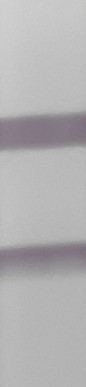
#> input picture img/std359.jpg, 86 x 387 px
$ python houghline.py
#> lines starting #> are read from the running program, lines starting #| are printed output that depends on the picture; after the words box and inside, x2 and y2 are one past the last pixel; in counts of white or black regions, pixels touching at a corner belong together
import cv2
import numpy as np
import zdyf
import math

def cv_show(name,img):
    cv2.imshow(name,img)
    cv2.waitKey(0)
    cv2.destroyAllWindows()

#二值化
img=cv2.imread('img/std359.jpg')
#> img is the input picture: shape (387, 86, 3); mean B, G, R 178.7, 177.3, 178.6

img_gray=cv2.cvtColor(img,cv2.COLOR_BGR2GRAY)
cv_show('img',img_gray)
#zdyf.canny_trackbar(img_gray)
# cannyres=cv2.Canny(img_gray,40,120)

ret, h1 = cv2.threshold(img_gray.copy(), 0, 255, cv2.THRESH_BINARY+cv2.THRESH_OTSU)
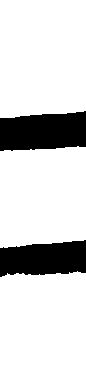
#> h1: shape (387, 86); 83.5% white; 2 black regions, box (x1, y1, x2, y2) and area: (0, 111, 86, 151) 2920, (0, 240, 86, 277) 2565
#> ret = 160
print("二值化")
cv_show('img',h1)
h1=cv2.bitwise_not(h1)
cv_show('img',h1)

#开运算
kernel = np.ones((3,3),np.uint8)
closing = cv2.morphologyEx(h1, cv2.MORPH_OPEN, kernel)
#> closing: shape (387, 86); 16.5% white; 2 white regions, box (x1, y1, x2, y2) and area: (0, 111, 86, 151) 2918, (0, 240, 86, 277) 2563
print("开运算")
cv2.imshow('opening', closing)
cv2.waitKey(0)
cv2.destroyAllWindows()

closing=cv2.Canny(closing,45,50)
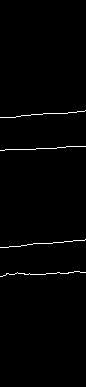
#> closing: shape (387, 86); 1% white in thin lines or dots, all inside (x1, y1, x2, y2) = (0, 110, 86, 277)
cv_show('img',closing)

linelist=[]

lines = cv2.HoughLinesP(closing, 0.8, np.pi / 720, 20,minLineLength=50, maxLineGap=20)
#> lines = [[0, 150, 85, 146], [27, 244, 85, 239], [0, 117, 84, 111], [3, 275, 68, 273], [0, 247, 84, 240], [6, 274, 56, 273]]
for line in lines:
    x1, y1, x2, y2 = line[0]
    linelist.append([x1,y1,x2,y2])
    cv2.line(img, (x1, y1), (x2, y2), (0, 255, 0), 1, lineType=cv2.LINE_AA)
#> this loop made 6 passes
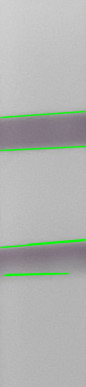
#> img: shape (387, 86, 3); 3.17% of pixels changed, all inside (x1, y1, x2, y2) = (0, 110, 86, 277)
#> after the loop, linelist has the same summary as lines

#> (the run stopped early here; a loop or call above may not have finished)

$ run again, with img/std175.jpg copied over img/std359.jpg
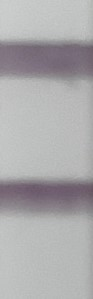
#> input picture img/std175.jpg, 93 x 299 px
#> img is the input picture: shape (299, 93, 3); mean B, G, R 172.2, 170.4, 171.7
#> `ret, h1 = cv2.threshold(img_gray.copy(), 0, 255, cv2.THRESH_BINARY+cv2..`:
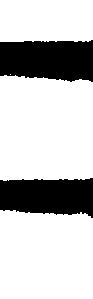
#> h1: shape (299, 93); 76.5% white; 2 black regions, box (x1, y1, x2, y2) and area: (0, 40, 93, 82) 3437, (0, 178, 93, 218) 3095
#> ret = 153
#> lines = [[0, 179, 85, 179], [0, 41, 89, 41], [0, 209, 89, 215], [0, 75, 54, 78], [25, 40, 91, 40], [5, 74, 74, 80]]
#> the loop `for line in lines:` made 6 passes
#> after the loop `for line in lines:`:
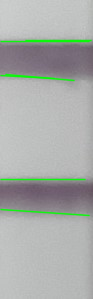
#> img: shape (299, 93, 3); 4.04% of pixels changed, all inside (x1, y1, x2, y2) = (0, 39, 93, 217)
#> after the loop `for line in lines:`: linelist has the same summary as lines

$ run again, with img/std268.jpg copied over img/std359.jpg
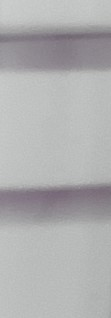
#> input picture img/std268.jpg, 111 x 318 px
#> img is the input picture: shape (318, 111, 3); mean B, G, R 176, 175.1, 175
#> `ret, h1 = cv2.threshold(img_gray.copy(), 0, 255, cv2.THRESH_BINARY+cv2..`:
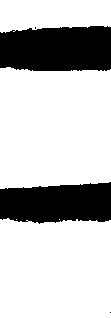
#> h1: shape (318, 111); 75.8% white; 4 black regions (2 under 20 px), largest, box (x1, y1, x2, y2) and area: (0, 26, 111, 71) 4627, (0, 182, 111, 224) 3905
#> ret = 162
#> lines = [[42, 70, 110, 69], [0, 188, 109, 182], [21, 221, 109, 220], [28, 28, 102, 25]]
#> the loop `for line in lines:` made 4 passes
#> after the loop `for line in lines:`:
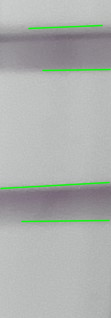
#> img: shape (318, 111, 3); 2.92% of pixels changed, all inside (x1, y1, x2, y2) = (0, 24, 111, 223)
#> after the loop `for line in lines:`: linelist has the same summary as lines

$ run again, with img/std270.jpg copied over img/std359.jpg
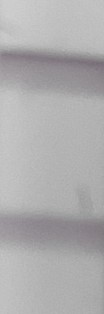
#> input picture img/std270.jpg, 104 x 314 px
#> img is the input picture: shape (314, 104, 3); mean B, G, R 173.9, 172.9, 173.9
#> `ret, h1 = cv2.threshold(img_gray.copy(), 0, 255, cv2.THRESH_BINARY+cv2..`:
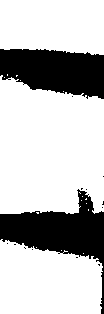
#> h1: shape (314, 104); 74.5% white; 14 black regions (12 under 20 px), largest, box (x1, y1, x2, y2) and area: (0, 189, 104, 314) 4308, (0, 49, 104, 99) 3995
#> ret = 164
#> lines = [[24, 48, 103, 54], [22, 212, 92, 210], [29, 87, 96, 95], [28, 247, 93, 256], [41, 89, 103, 98]]
#> the loop `for line in lines:` made 5 passes
#> after the loop `for line in lines:`:
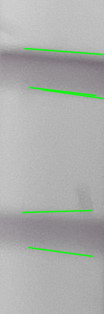
#> img: shape (314, 104, 3); 2.91% of pixels changed, all inside (x1, y1, x2, y2) = (22, 47, 104, 258)
#> after the loop `for line in lines:`: linelist has the same summary as lines
